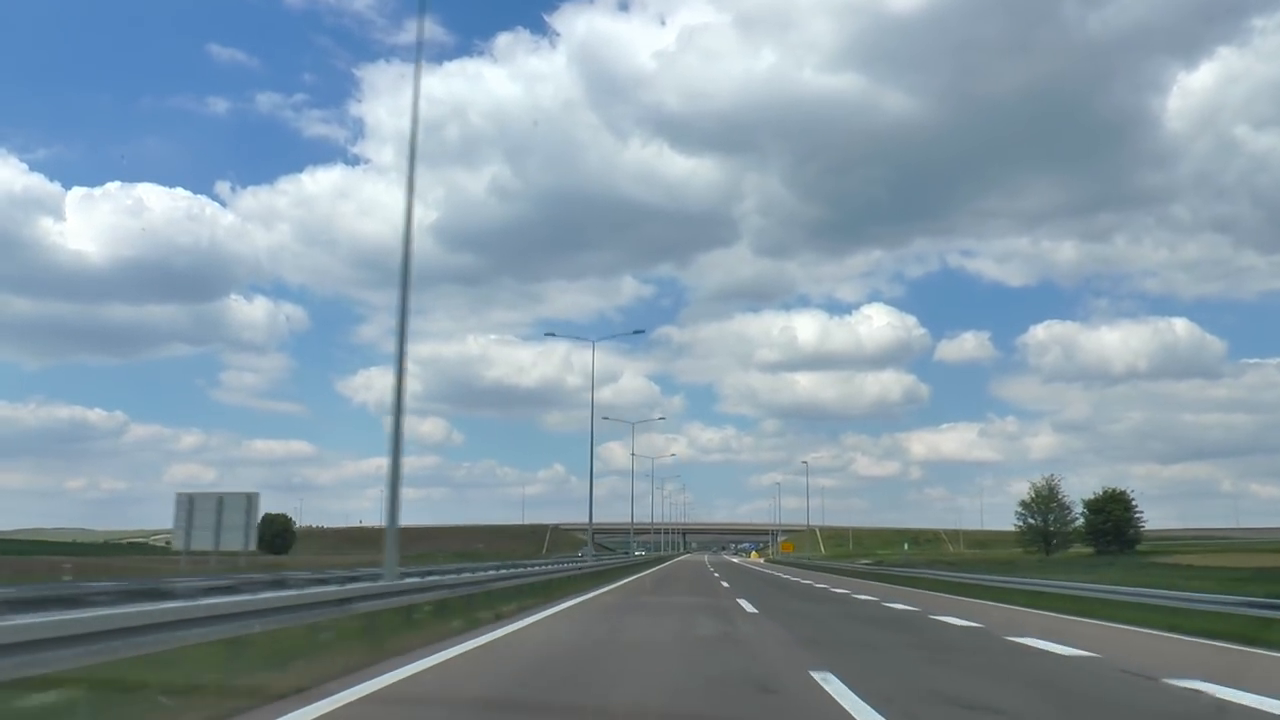
#> input picture frame 61 of highway2.mp4, 1280 x 720 px, given in place of highway.mp4, which was not available
$ python main.py
#> lines starting #> are read from the running program, lines starting #| are printed output that depends on the picture; after the words box and inside, x2 and y2 are one past the last pixel; in counts of white or black regions, pixels touching at a corner belong together; pictures that were not available may be replaced by others from this repository, and a replacement may not be noted
import numpy as np
import cv2

def get_line_params(x1,y1,x2,y2):
    #-----------------------
    #calculate slope and
    #intercept from two input
    #points
    #-----------------------
    if x1-x2 != 0:
        slope = (y1-y2)/(x1-x2)
        intercept = (y2-slope*x2)
        return slope, intercept
    else:
        return 0
    #y = mx + b, b = (y-mx)


#intitializing loop line variables for averaging
Lslope = 0
Rslope = 0
Lintercept = 0
Rintercept = 0
Lslope_prev = 1
Lintercept_prev = 1
Rslope_prev = 0
Rintercept_prev = 0

#load image/video from file
#input_image = cv2.imread('highway.jpg',0)
cap = cv2.VideoCapture('highway.mp4')

while(cap.isOpened()):
    #load one frame
    ret, input_image = cap.read()
#> input_image is the input picture: shape (720, 1280, 3); mean B, G, R 164.1, 151.9, 132.4

    #scale image down using interpolation for best results
    input_image = cv2.resize(input_image,None, fx=0.60, fy=0.60, interpolation = cv2.INTER_AREA)
#> input_image: shape (432, 768, 3)
    grey = cv2.cvtColor(input_image,cv2.COLOR_BGR2GRAY)
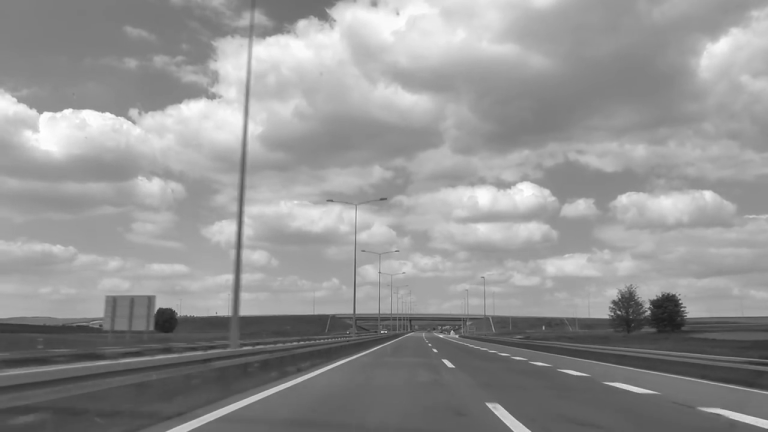
#> grey: shape (432, 768); min 28, max 255, mean 147.5

    #auto threshold detection for canny edge detection
    #get median value of input
    v = np.median(grey)
#> v = 155

    sigma = 0.6
    lower = int(max(0, (1.0 - sigma) * v))
#> lower = 62
    upper = int(min(255, (1.0 + sigma) * v))
#> upper = 248

    #canny edge detector with lower and upper tresholds
    edged = cv2.Canny(grey, lower, upper)
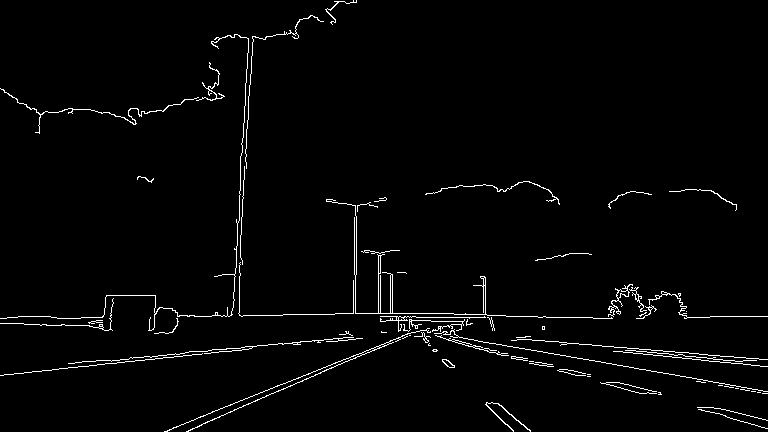
#> edged: shape (432, 768); 2.1% white in thin lines or dots
    #edged = cv2.Canny(input_image, 190, 200)

    #defining region of interest polygon
    #create blank mask
    mask = np.zeros_like(edged)
    cv2.imshow('edged',edged)

    #get image size parameters
    height, width = edged.shape[:2]
#> height = 432; width = 768

    #define polygon to use in mask
    #percentages from bottom
    top = 25
    side = 5
    bottom_width = 80
    top_width = 30

    topval = (1-(top/100))*height
#> topval = 324
    bottom_val = (1-(bottom_width/100))*width
#> bottom_val = 153.6
    sideval = (1-(side/100))*height
#> sideval = 410.4
    width_val = (top_width/100)

    vertices = np.array([[bottom_val,height],
                        [bottom_val, sideval],
                        [width*width_val,topval],
                        [width*(1-width_val),topval],
                        [width-bottom_val,sideval],
                        [width-bottom_val,height]],np.int32)


    #choosing mask colour based on image colour dimensions
    if len(edged.shape) > 2:
        channel_count = img.shape[2]  # i.e. 3 or 4 depending on your image
        ignore_mask_color = (255,) * channel_count
    else:
        ignore_mask_color = 255

    #fill polygon in blank mask
    cv2.fillPoly(mask, [vertices], ignore_mask_color)
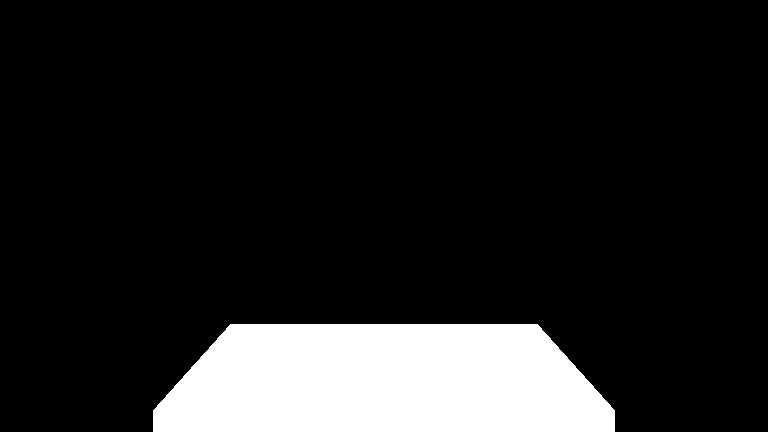
#> mask: shape (432, 768); 13% white; 1 white region, box (x1, y1, x2, y2) and area: (153, 324, 615, 432) 43197

    #apply mask to edge detected image
    masked_image = cv2.bitwise_and(edged, mask)
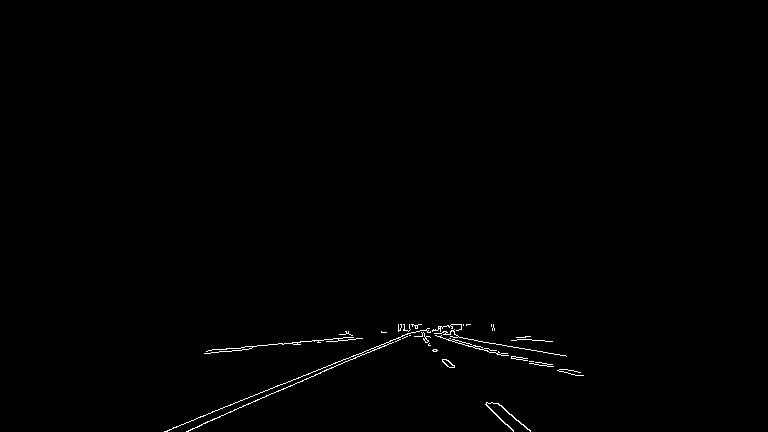
#> masked_image: shape (432, 768); 0.5% white in thin lines or dots, all inside (x1, y1, x2, y2) = (164, 324, 584, 432)
    #cv2.imshow('masked', masked_image)

    #blur image to reduce high frequency noise
    masked_image = cv2.GaussianBlur(masked_image,(3,3),0)
    cv2.imshow('blurred', masked_image)


    #Hough line detection with variables
    minLineLength = 5
    maxLineGap = 50
    lines = cv2.HoughLinesP(masked_image,3,np.pi/180,180,minLineLength,maxLineGap)
#> lines = 13 rows, first 6: [305, 376, 422, 329], [301, 379, 382, 348], [312, 342, 363, 337], [205, 350, 356, 337], [442, 339, 554, 367], [421, 330, 567, 356]
    Lslopes = []
    Lintercepts = []

    Rslopes = []
    Rintercepts = []

    #this variable filters out horizontal lines detected
    slope_threshold = 0.2
    try:
        if lines is not None:
            #iterate through each detected line
            for line in lines:
                coords = line[0]
                x1 = coords[0]
                y1 = coords[1]
                x2 = coords[2]
                y2 = coords[3]
                slope, intercept = get_line_params(x1,y1,x2,y2)

                #sort lines into left and right
                if slope < -slope_threshold:
                    Lslopes.append(slope)
                    Lintercepts.append(intercept)
                if slope > slope_threshold:
                    Rslopes.append(slope)
                    Rintercepts.append(intercept)
#> this loop made 13 passes
#> (x1, y1, x2, y2, slope, intercept) on passes 1 to 12: (305, 376, 422, 329, -0.402, 498.5), (301, 379, 382, 348, -0.383, 494.2), (312, 342, 363, 337, -0.098, 372.6), (205, 350, 356, 337, -0.0861, 367.6), (442, 339, 554, 367, 0.25, 228.5), (421, 330, 567, 356, 0.178, 255), (227, 407, 346, 357, -0.42, 502.4), (185, 431, 239, 409, -0.407, 506.4), (437, 335, 516, 356, 0.266, 218.8), (228, 405, 288, 380, -0.417, 500), (193, 427, 249, 403, -0.429, 509.7), (205, 351, 268, 346, -0.0794, 367.3)
#> after the loop, Lintercepts = [498.5, 494.2, 502.4, 506.4, 500, 509.7]; Lslopes = [-0.402, -0.383, -0.42, -0.407, -0.417, -0.429]; Rintercepts = [228.5, 218.8]; Rslopes = [0.25, 0.266]
    except:
        print(line)


    overlay = input_image.copy()
    #take averages of detected slopes and draw new averaged left/right lines
    if len(Lslopes):
        Lslope = sum(Lslopes)/len(Lslopes)
#> Lslope = -0.41
        Lintercept = sum(Lintercepts)/len(Lintercepts)
#> Lintercept = 501.9

        Lslope = (0.6*Lslope + 0.4*Lslope_prev)
#> Lslope = 0.154
        Lintercept = (0.6*Lintercept + 0.4*Lintercept_prev)
#> Lintercept = 301.5

        lx1 = int((height - Lintercept)/Lslope)
#> lx1 = 845
        ly1 = height
#> ly1 = 432
        lx2 = int(((topval)-Lintercept)/Lslope)
#> lx2 = 145
        ly2 = int((topval))
#> ly2 = 324
        cv2.line(overlay,(lx1,ly1),(lx2,ly2),(0,255,0),3)
    else:
        Lslope = Lslope_prev
        Lintercept = Lintercept_prev
        lx1 = int((height - Lintercept)/Lslope)
        ly1 = height
        lx2 = int(((topval)-Lintercept)/Lslope)
        ly2 = int((topval))
        cv2.line(overlay,(lx1,ly1),(lx2,ly2),(0,255,0),3)

    if len(Rslopes):

        Rslope = sum(Rslopes)/len(Rslopes)
#> Rslope = 0.258
        Rintercept = sum(Rintercepts)/len(Rintercepts)
#> Rintercept = 223.7

        Rslope = 0.6*Rslope + 0.4*Rslope_prev
#> Rslope = 0.155
        Rintercept = (0.6*Rintercept + 0.4*Rintercept_prev)
#> Rintercept = 134.2

        rx1 = int((height - Rintercept)/Rslope)
#> rx1 = 1924
        ry1 = height
#> ry1 = 432
        rx2 = int(((topval)-Rintercept)/Rslope)
#> rx2 = 1226
        ry2 = int((topval))
#> ry2 = 324
        cv2.line(overlay,(rx1,ry1),(rx2,ry2),(0,255,0),3)

    try:
        vertices2 = np.array([[lx1,ly1],[lx2,ly2],[rx2,ry2],[rx1,ry1]],np.int32)
#> vertices2 = [[845, 432], [145, 324], [1226, 324], [1924, 432]]
        cv2.fillPoly(overlay, [vertices2], (0,255,0))
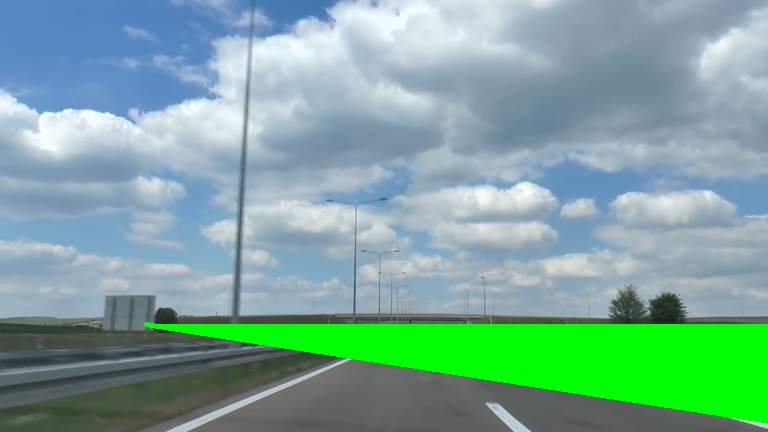
#> overlay: shape (432, 768, 3); mean B, G, R 155.8, 167.4, 124.3

    except:
        pass
    #if len(Rslopes) and len(Lslopes):


    input_image = cv2.addWeighted(input_image, 0.6, overlay,0.4,10)
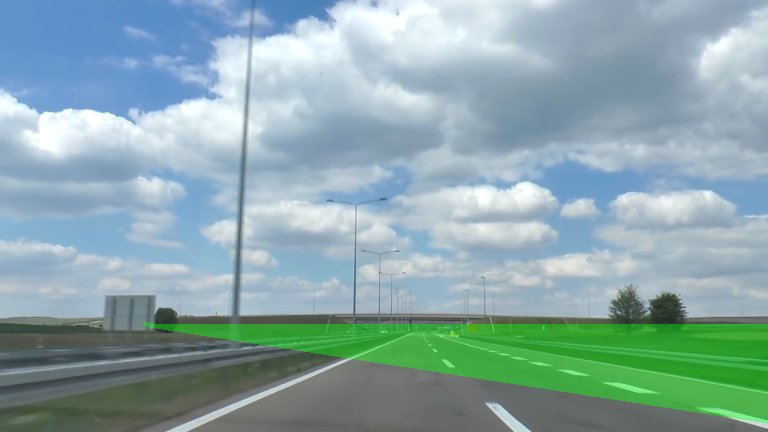
#> input_image: shape (432, 768, 3); mean B, G, R 170.7, 168, 139.2


    Lslope_prev = Lslope
#> Lslope_prev = 0.154
    Lintercept_prev = Lintercept
#> Lintercept_prev = 301.5
    Rslope_prev = Rslope
#> Rslope_prev = 0.155
    Rintercept_prev = Rintercept
#> Rintercept_prev = 134.2


    cv2.imshow('with lines',np.hstack([input_image]))
    cv2.imshow('processing',grey)


    if cv2.waitKey(1) & 0xFF == ord('q'):
#> (key q is pressed here)
        break

cap.release()
cv2.destroyAllWindows()

$ run again, starting later in the video
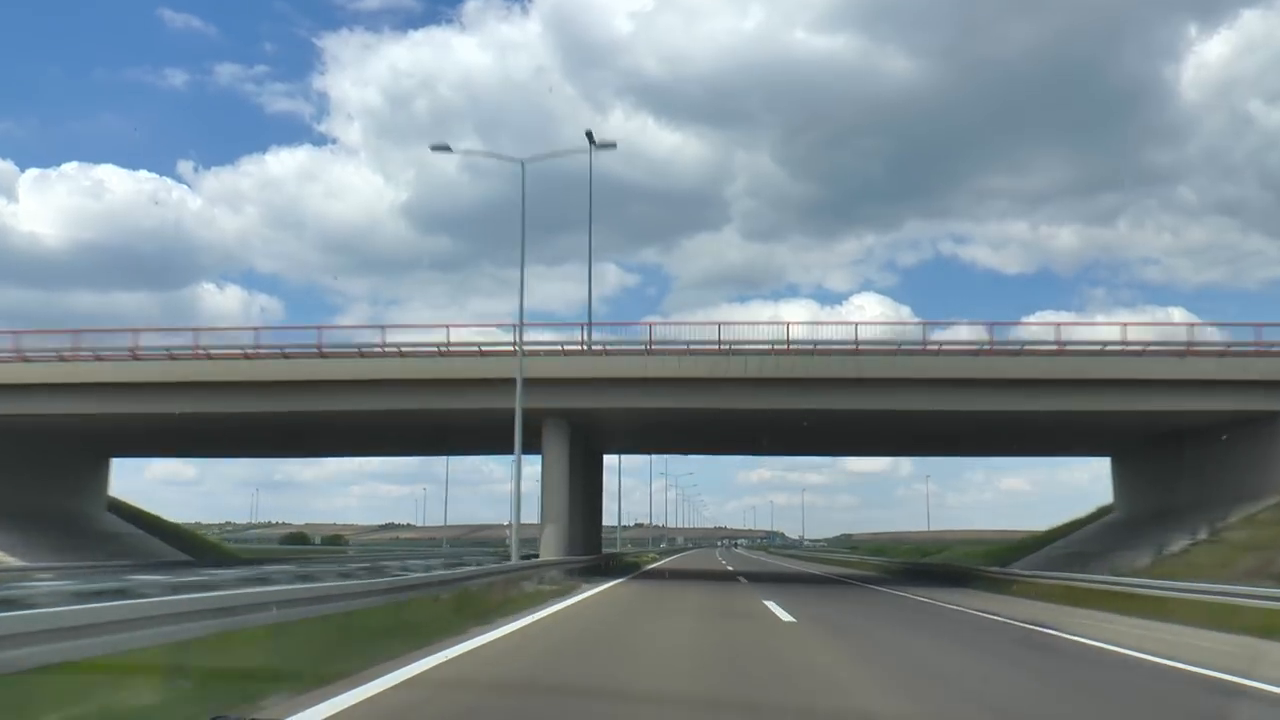
#> input picture frame 275 of highway2.mp4, 1280 x 720 px, given in place of highway.mp4, which was not available
#> input_image is the input picture: shape (720, 1280, 3); mean B, G, R 145, 137.8, 123.2
#> v = 136
#> lower = 54
#> upper = 217
#> `edged = cv2.Canny(grey, lower, upper)`:
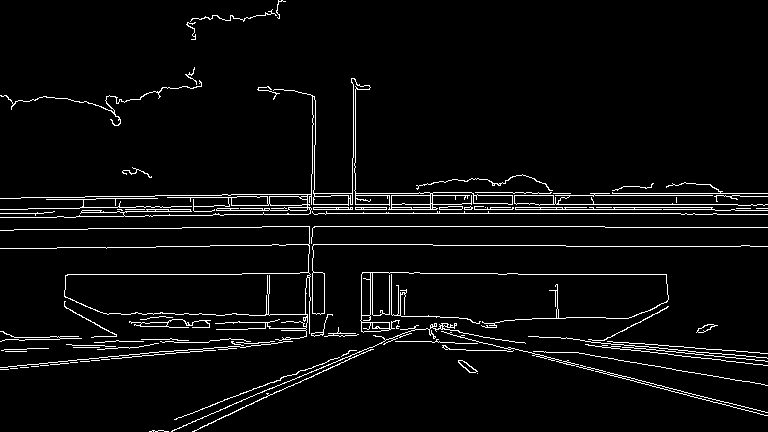
#> edged: shape (432, 768); 4.4% white in thin lines or dots
#> mask: shape (432, 768); 13% white; 1 white region, box (x1, y1, x2, y2) and area: (153, 324, 615, 432) 43197
#> lines = [[206, 414, 420, 328], [260, 327, 310, 331], [196, 428, 374, 349], [362, 333, 416, 327], [173, 419, 309, 367], [208, 348, 307, 336], [190, 421, 250, 398], [174, 420, 284, 378], [267, 395, 319, 371], [171, 429, 223, 410]]
#> the loop `for line in lines:` made 10 passes
#> (x1, y1, x2, y2, slope, intercept) on passes 1 to 8: (206, 414, 420, 328, -0.402, 496.8), (260, 327, 310, 331, 0.08, 306.2), (196, 428, 374, 349, -0.444, 515), (362, 333, 416, 327, -0.111, 373.2), (173, 419, 309, 367, -0.382, 485.1), (208, 348, 307, 336, -0.121, 373.2), (190, 421, 250, 398, -0.383, 493.8), (174, 420, 284, 378, -0.382, 486.4)
#> after the loop `for line in lines:`: Lintercepts = [496.8, 515, 485.1, 493.8, 486.4, 518.2, 491.5]; Lslopes = [-0.402, -0.444, -0.382, -0.383, -0.382, -0.462, -0.365]; Rintercepts = []
#> `Lslope = sum(Lslopes)/len(Lslopes)`: Lslope = -0.403
#> `Lintercept = sum(Lintercepts)/len(Lintercepts)`: Lintercept = 498.1
#> `Lslope = (0.6*Lslope + 0.4*Lslope_prev)`: Lslope = 0.158
#> `Lintercept = (0.6*Lintercept + 0.4*Lintercept_prev)`: Lintercept = 299.3
#> lx1 = 838
#> lx2 = 156
#> `cv2.line(overlay,(lx1,ly1),(lx2,ly2),(0,255,0),3)`:
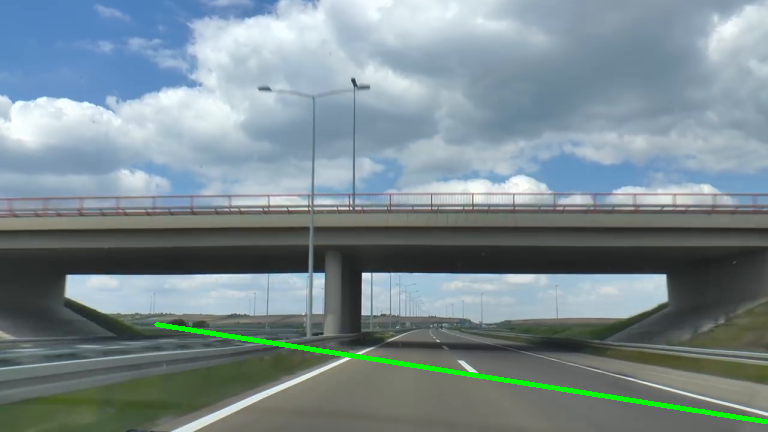
#> overlay: shape (432, 768, 3); mean B, G, R 144, 139.2, 122.3
#> Lslope_prev = 0.158
#> Lintercept_prev = 299.3

$ run again, starting later in the video
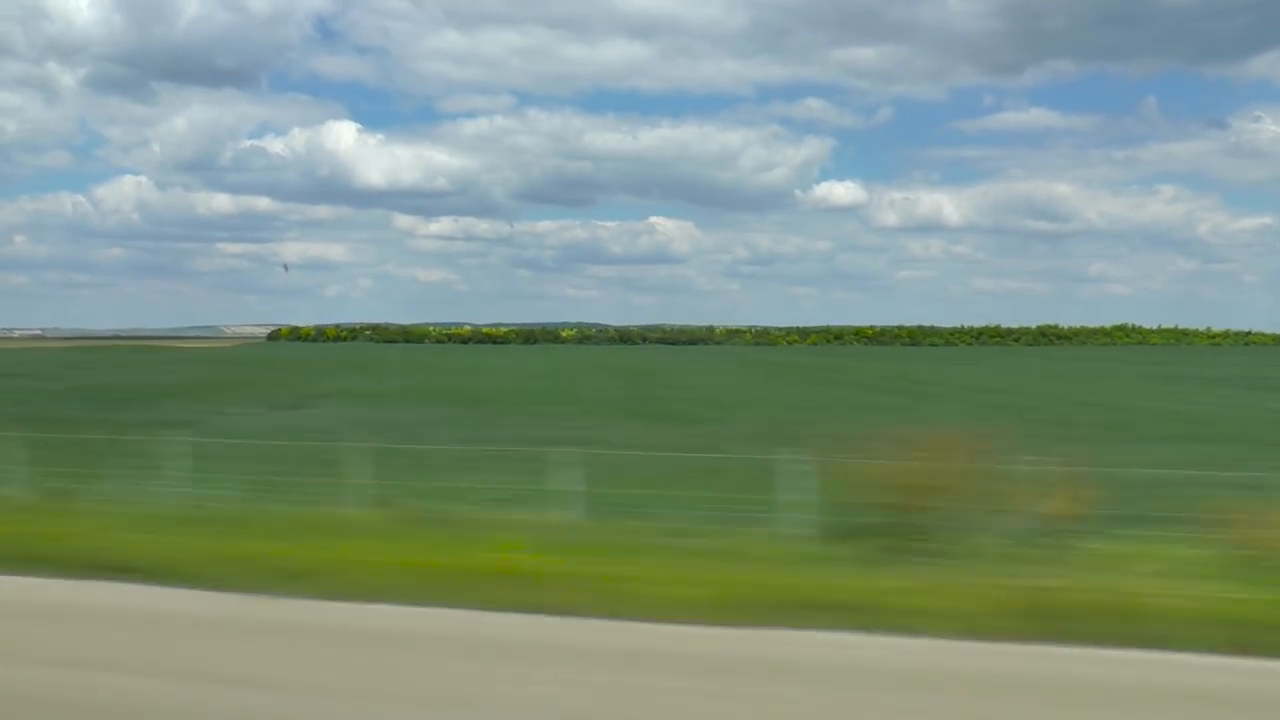
#> input picture frame 490 of highway2.mp4, 1280 x 720 px, given in place of highway.mp4, which was not available
#> input_image is the input picture: shape (720, 1280, 3); mean B, G, R 129.1, 146.5, 125.7
#> v = 154
#> lower = 61
#> upper = 246
#> `edged = cv2.Canny(grey, lower, upper)`:
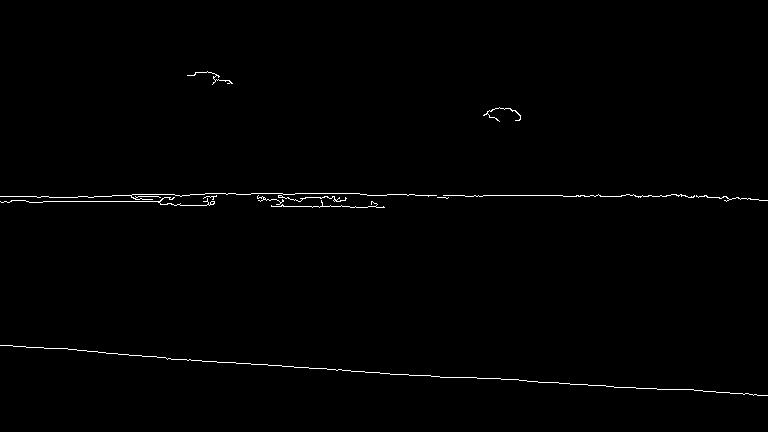
#> edged: shape (432, 768); 0.71% white in thin lines or dots, all inside (x1, y1, x2, y2) = (0, 71, 768, 396)
#> mask: shape (432, 768); 13% white; 1 white region, box (x1, y1, x2, y2) and area: (153, 324, 615, 432) 43197
#> lines = [[197, 360, 467, 378], [454, 377, 593, 384], [341, 371, 400, 375], [216, 363, 267, 365]]
#> the loop `for line in lines:` made 4 passes
#> (x1, y1, x2, y2, slope, intercept) on passes 1 to 4: (197, 360, 467, 378, 0.0667, 346.9), (454, 377, 593, 384, 0.0504, 354.1), (341, 371, 400, 375, 0.0678, 347.9), (216, 363, 267, 365, 0.0392, 354.5)
#> after the loop `for line in lines:`: Lintercepts = []
#> `cv2.line(overlay,(lx1,ly1),(lx2,ly2),(0,255,0),3)`:
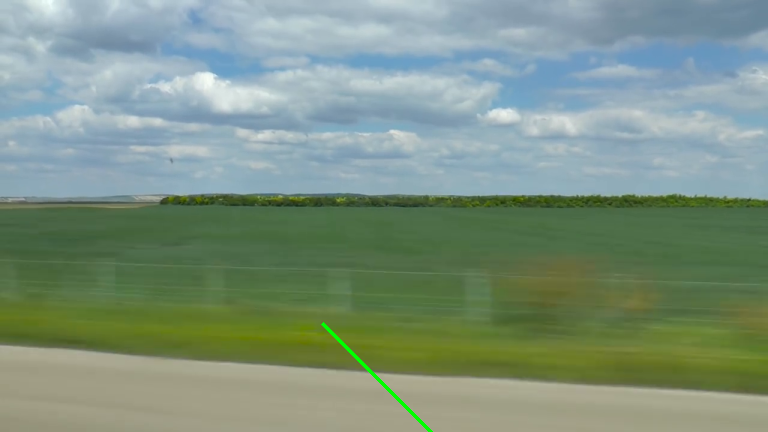
#> overlay: shape (432, 768, 3); mean B, G, R 128.9, 146.7, 125.5
